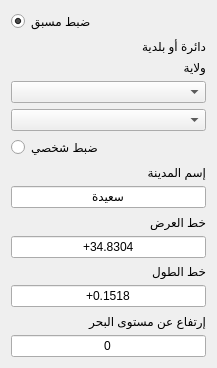
          <widget class="QWidget" name="page_1">
           <property name="geometry">
            <rect>
             <x>0</x>
             <y>0</y>
             <width>217</width>
             <height>368</height>
            </rect>
           </property>
           <attribute name="label">
            <string>خاص بالجزائر</string>
           </attribute>
           <layout class="QVBoxLayout" name="verticalLayout_6">
            <item>
             <widget class="QRadioButton" name="radioButton_sitting_HAF">
              <property name="text">
               <string>ضبط مسبق</string>
              </property>
              <property name="checked">
               <bool>true</bool>
              </property>
              <attribute name="buttonGroup">
               <string notr="true">buttonGroup</string>
              </attribute>
             </widget>
            </item>
            <item>
             <widget class="QLabel" name="label_15">
              <property name="text">
               <string>دائرة أو بلدية</string>
              </property>
             </widget>
            </item>
            <item>
             <widget class="QLabel" name="label">
              <property name="text">
               <string>ولاية</string>
              </property>
             </widget>
            </item>
            <item>
             <widget class="QComboBox" name="comboBox_madina"/>
            </item>
            <item>
             <widget class="QComboBox" name="comboBox_madina_comune"/>
            </item>
            <item>
             <widget class="QRadioButton" name="radioButton_sitting_user">
              <property name="text">
               <string>ضبط شخصي</string>
              </property>
              <attribute name="buttonGroup">
               <string notr="true">buttonGroup</string>
              </attribute>
             </widget>
            </item>
            <item>
             <widget class="QLabel" name="label_16">
              <property name="text">
               <string>إسم المدينة</string>
              </property>
             </widget>
            </item>
            <item>
             <widget class="QLineEdit" name="lineEdit_name_madina">
              <property name="text">
               <string>سعيدة</string>
              </property>
              <property name="alignment">
               <set>Qt::AlignmentFlag::AlignCenter</set>
              </property>
             </widget>
            </item>
            <item>
             <widget class="QLabel" name="label_17">
              <property name="text">
               <string>خط العرض</string>
              </property>
             </widget>
            </item>
            <item>
             <widget class="QLineEdit" name="lineEdit_degreeLat">
              <property name="layoutDirection">
               <enum>Qt::LayoutDirection::LeftToRight</enum>
              </property>
              <property name="text">
               <string>+34.8304</string>
              </property>
              <property name="alignment">
               <set>Qt::AlignmentFlag::AlignCenter</set>
              </property>
             </widget>
            </item>
            <item>
             <widget class="QLabel" name="label_19">
              <property name="text">
               <string>خط الطول</string>
              </property>
             </widget>
            </item>
            <item>
             <widget class="QLineEdit" name="lineEdit_degreeLong">
              <property name="layoutDirection">
               <enum>Qt::LayoutDirection::LeftToRight</enum>
              </property>
              <property name="text">
               <string>+0.1518</string>
              </property>
              <property name="alignment">
               <set>Qt::AlignmentFlag::AlignCenter</set>
              </property>
             </widget>
            </item>
            <item>
             <widget class="QLabel" name="label_20">
              <property name="text">
               <string>إرتفاع عن مستوى البحر</string>
              </property>
             </widget>
            </item>
            <item>
             <widget class="QLineEdit" name="lineEdit_seaLevel">
              <property name="toolTip">
               <string>(متر)</string>
              </property>
              <property name="layoutDirection">
               <enum>Qt::LayoutDirection::LeftToRight</enum>
              </property>
              <property name="text">
               <string>0</string>
              </property>
              <property name="alignment">
               <set>Qt::AlignmentFlag::AlignCenter</set>
              </property>
             </widget>
            </item>
           </layout>
           <zorder>lineEdit_degreeLat</zorder>
           <zorder>label_16</zorder>
           <zorder>lineEdit_seaLevel</zorder>
           <zorder>lineEdit_name_madina</zorder>
           <zorder>label_19</zorder>
           <zorder>comboBox_madina</zorder>
           <zorder>lineEdit_degreeLong</zorder>
           <zorder>comboBox_madina_comune</zorder>
           <zorder>label</zorder>
           <zorder>label_15</zorder>
           <zorder>label_17</zorder>
           <zorder>label_20</zorder>
           <zorder>radioButton_sitting_HAF</zorder>
           <zorder>radioButton_sitting_user</zorder>
          </widget>
